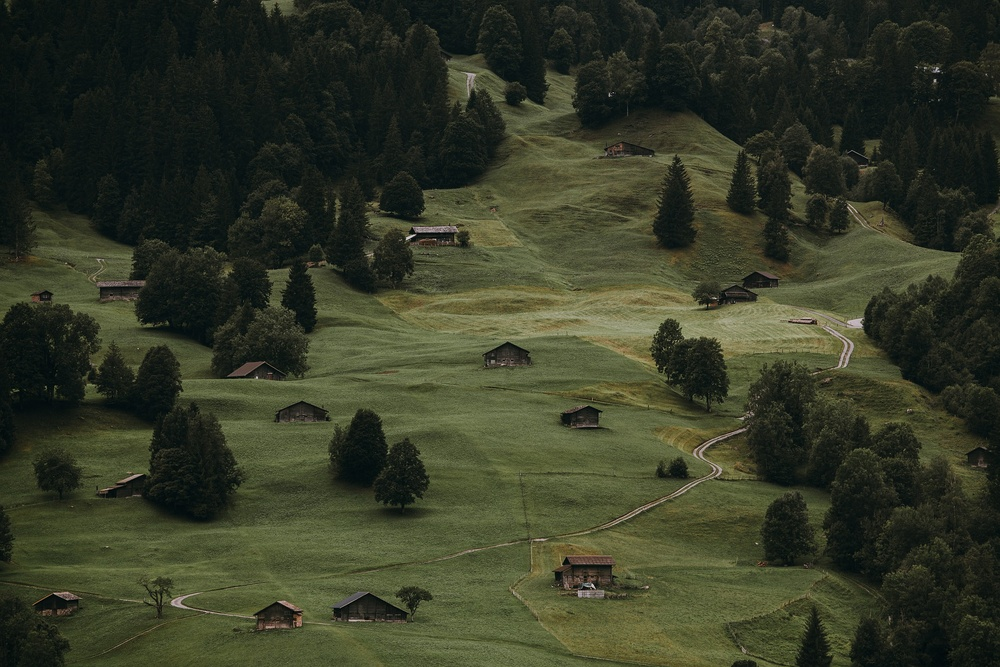
#> input picture imgs/hd-wallpaper-7421337_1920.jpg, 1000 x 667 px, shrunk from 1920 x 1280 before the run; its folder holds only this picture in this run
$ python image-editor.py
#> lines starting #> are read from the running program, lines starting #| are printed output that depends on the picture
from email.mime import image
from PIL import Image, ImageEnhance, ImageFilter
import os

imgs_path = "./imgs"
edited_imgs_path = "./edited-imgs"

for filename in os.listdir(imgs_path):
    img = Image.open(f"{imgs_path}/{filename}")
#> img is the input picture: PIL image 1000x667 RGB; mean R, G, B 53.3, 58.2, 39.2

    edit = img.filter(ImageFilter.SHARPEN).convert("L")
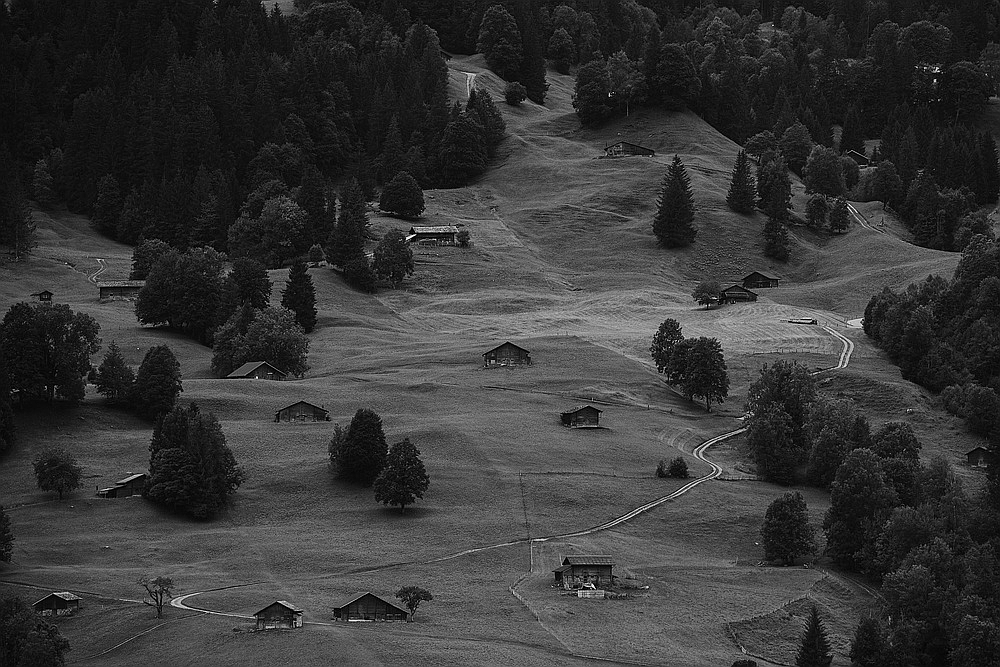
#> edit: PIL image 1000x667 L; min 0, max 255, mean 54.7

    factor = 1.5
    enhancer = ImageEnhance.Contrast(edit)
    edit = enhancer.enhance(factor)
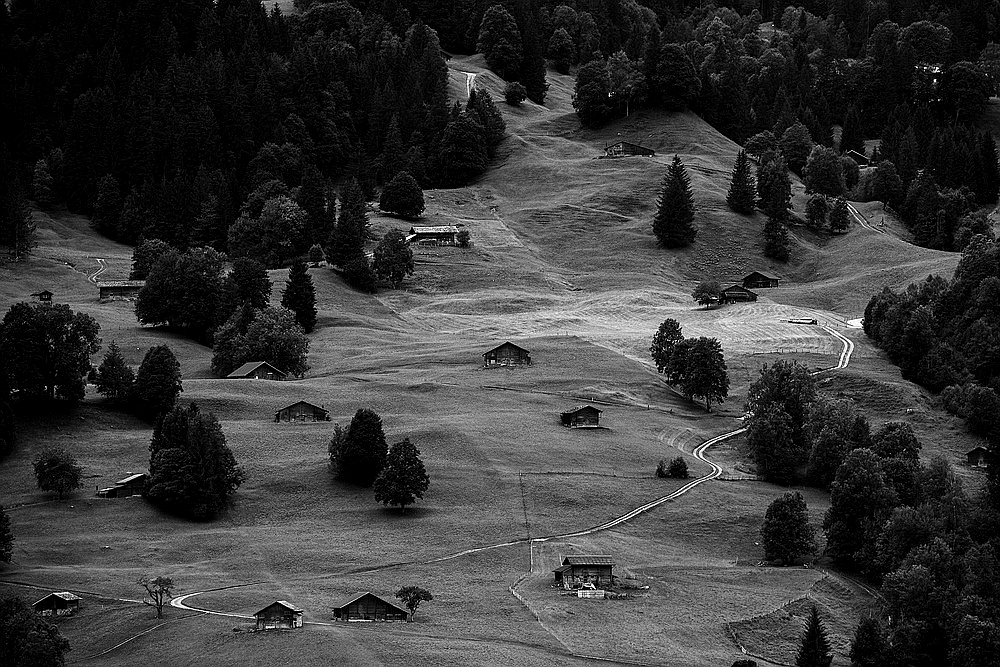
#> edit: PIL image 1000x667 L; min 0, max 255, mean 55.4
    clean_name = os.path.splitext(filename)[0]
    edit.save(f"{edited_imgs_path}/{clean_name}_edited.jpg")
